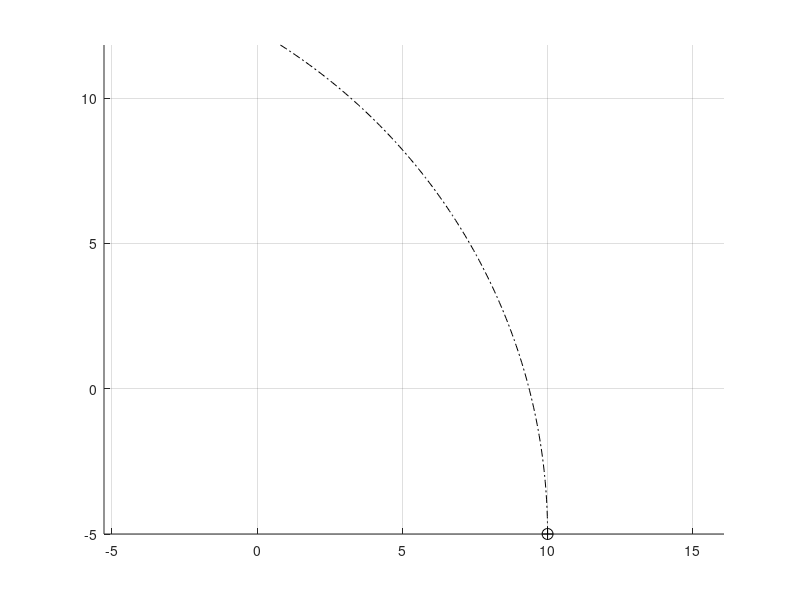

MATLAB code for this plot: (Note: this script raises an error after producing the figure.)
% Script to exercise the function fcn_Patch_CalcCircularTrajectoryGeometry

clearvars

% Vehicle trajectory information
vx = 20;        % longitudinal speed (m/s)
R = 20;         % path radius (m) with sign (+ left, - right)
p0 = [10,-5];     % initial position of vehicle (m,m)
h0 = pi/2;     % initial heading of vehicle (rad)
a0 = 5*pi/180; % vehicle body slip angle (rad)
tf = 1;         % time horizon to check (s)
% Create a vector of the trajectory information
x0 = [p0'; h0; a0; vx; R];
% Vehicle dimensional information
vehicle.dr = 2.2;       % CG-front bumper distance (m)
vehicle.df = 3.5;        % CG-rear bumper distance (m)
vehicle.w = 2.3;        % vehicle width (m)

% Set up a new figure (or clear the existing one)
figure(1)
clf
hold on
grid on
axis equal

% Plot the vehicle CG at the initial location
plot(p0(1),p0(2),'ko','markersize',8)
% Plot a plus sign over the circle to make something akin to a CG symbol
plot(p0(1),p0(2),'k+','markersize',8)

% Calculate center point of vehicle trajectory circle
pc(1) = p0(1) + R*cos(h0+pi/2);
pc(2) = p0(2) + R*sin(h0+pi/2);

% Generate a trajectory for the given time horizon
del_t = 0.01;
t = (0:del_t:tf)';
theta = vx*t/R + h0-pi/2;
N = length(t);
pv = zeros(N,2);
pv(:,1) = R*cos(theta) + pc(1);
pv(:,2) = R*sin(theta) + pc(2);
% Plot the trajectory
plot(pv(:,1),pv(:,2),'k-.')

% Calculate the various pertinent radii and corner points of the vehicle
[radii,vehicleBB,radiiFlags] = fcn_Patch_CalcCircularTrajectoryGeometry(x0,vehicle);

% Parse out which radii are which
Rinside = sign(R)*radii(1);
RoutsideFront = sign(R)*radii(2);
RoutsideRear = sign(R)*radii(3);
Rmin = sign(R)*radii(6);
Rmax = sign(R)*radii(7);

% Calculate the offset to the angular position based on the back end of the
% vehicle (in order to plot the extra portion of the clearance curves)
rear_offset = 1.1*sign(R)*atan2(-vehicle.dr,sign(R)*R+vehicle.w/2);
% Create an angular range over which to plot the various radii
theta_arcs = linspace(rear_offset,theta(end),100);
% Plot the various radii 
plot(Rinside*cos(theta_arcs) + pc(1),Rinside*sin(theta_arcs) + pc(2),'-','color',[0.7 0.7 0.7]);
plot(RoutsideFront*cos(theta_arcs) + pc(1),RoutsideFront*sin(theta_arcs) + pc(2),'-','color',[0.7 0.7 0.7]);
plot(RoutsideRear*cos(theta_arcs) + pc(1),RoutsideRear*sin(theta_arcs) + pc(2),'-','color',[0.7 0.7 0.7]);
plot(Rmin*cos(theta_arcs) + pc(1),Rmin*sin(theta_arcs) + pc(2),'r-');
plot(Rmax*cos(theta_arcs) + pc(1),Rmax*sin(theta_arcs) + pc(2),'b-');

% Finally, plot the vehicle body over the top of it all
plot(vehicleBB([1:4 1],1),vehicleBB([1:4 1],2),'k.-')
% If the inner tangent is the limiting inner radii, plot the tangent point
if 5 == radiiFlags(1)
    plot(vehicleBB(5,1),vehicleBB(5,2),'r*')
end